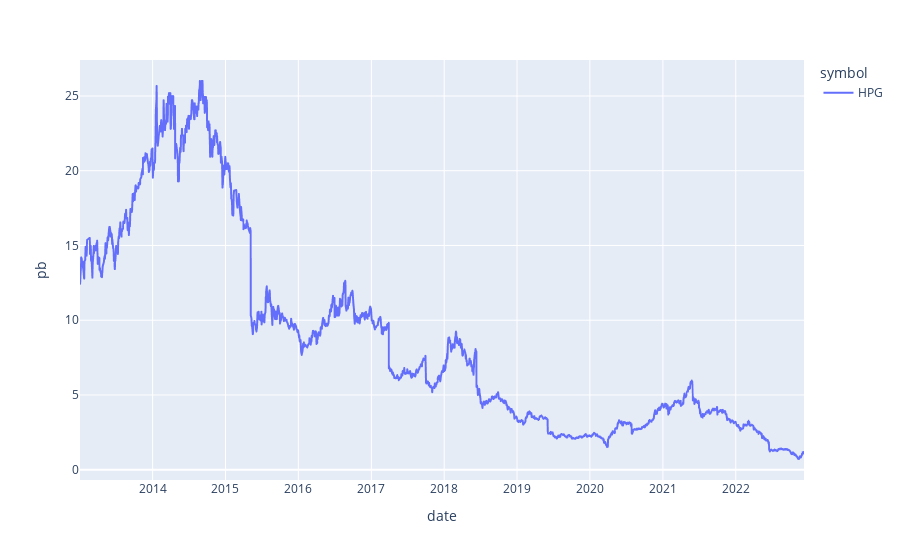

Notebook cell for this chart:
### Code cell
price_financialratio["pb"] = (
    price_financialratio["close"] * 1000 / price_financialratio["bookValuePerShare"]
)
# sns.lineplot(data=price_financialratio, x="date", y="pb", hue="symbol")
fig = px.line(price_financialratio, x="date", y="pb", color='symbol')
fig.show()

### Figure 1 — Plotly figure (JSON) as saved in the notebook; plotly's stock layout.template omitted (floating-point values rounded to 4 significant figures; data arrays with more than 128 entries replaced by an {"elided": "..."} marker saying what was removed)
{"data": [{"hovertemplate": "symbol=HPG<br>date=%{x}<br>pb=%{y}<extra></extra>", "legendgroup": "HPG", "line": {"color": "#636efa", "dash": "solid"}, "marker": {"symbol": "circle"}, "mode": "lines", "name": "HPG", "showlegend": true, "type": "scattergl", "x": {"elided": "2480 str values"}, "xaxis": "x", "y": {"elided": "2480 float values"}, "yaxis": "y"}], "layout": {"legend": {"title": {"text": "symbol"}, "tracegroupgap": 0}, "margin": {"t": 60}, "xaxis": {"anchor": "y", "domain": [0, 1], "title": {"text": "date"}}, "yaxis": {"anchor": "x", "domain": [0, 1], "title": {"text": "pb"}}}}
